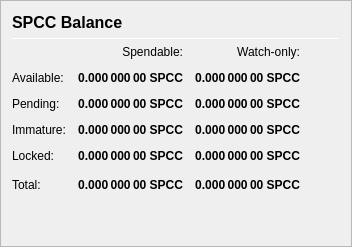
                   <widget class="QFrame" name="frame_Balances">
                    <property name="frameShape">
                     <enum>QFrame::StyledPanel</enum>
                    </property>
                    <property name="frameShadow">
                     <enum>QFrame::Raised</enum>
                    </property>
                    <layout class="QVBoxLayout" name="verticalLayout_4">
                     <item>
                      <layout class="QHBoxLayout" name="horizontalLayout_4">
                       <item>
                        <widget class="QLabel" name="label_5">
                         <property name="minimumSize">
                          <size>
                           <width>0</width>
                           <height>20</height>
                          </size>
                         </property>
                         <property name="font">
                          <font>
                           <pointsize>12</pointsize>
                           <weight>75</weight>
                           <bold>true</bold>
                          </font>
                         </property>
                         <property name="text">
                          <string>SPCC Balance</string>
                         </property>
                        </widget>
                       </item>
                       <!-- <item>
                        <widget class="QLabel" name="labelSPCCPercent">
                         <property name="text">
                          <string notr="true">0 %</string>
                         </property>
                        </widget>
                       </item> -->
                       <item>
                        <spacer name="horizontalSpacer_3">
                         <property name="orientation">
                          <enum>Qt::Horizontal</enum>
                         </property>
                         <property name="sizeHint" stdset="0">
                          <size>
                           <width>40</width>
                           <height>20</height>
                          </size>
                         </property>
                        </spacer>
                       </item>
                      </layout>
                     </item>
                     <item>
                      <widget class="Line" name="line_Balance">
                       <property name="minimumSize">
                        <size>
                         <width>0</width>
                         <height>1</height>
                        </size>
                       </property>
                       <property name="maximumSize">
                        <size>
                         <width>16777215</width>
                         <height>1</height>
                        </size>
                       </property>
                       <property name="orientation">
                        <enum>Qt::Horizontal</enum>
                       </property>
                      </widget>
                     </item>
                     <item>
                      <layout class="QGridLayout" name="gridLayout">
                       <property name="spacing">
                        <number>12</number>
                       </property>
                       <item row="0" column="1">
                        <widget class="QLabel" name="labelSpendable">
                         <property name="text">
                          <string>Spendable:</string>
                         </property>
                         <property name="alignment">
                          <set>Qt::AlignRight|Qt::AlignTrailing|Qt::AlignVCenter</set>
                         </property>
                        </widget>
                       </item>
                       <item row="0" column="2">
                        <widget class="QLabel" name="labelWatchonly">
                         <property name="text">
                          <string>Watch-only:</string>
                         </property>
                         <property name="alignment">
                          <set>Qt::AlignRight|Qt::AlignTrailing|Qt::AlignVCenter</set>
                         </property>
                        </widget>
                       </item>
                       <item row="1" column="0">
                        <widget class="QLabel" name="labelBalanceText">
                         <property name="text">
                          <string>Available:</string>
                         </property>
                        </widget>
                       </item>
                       <item row="1" column="1">
                        <widget class="QLabel" name="labelBalance">
                         <property name="font">
                          <font>
                           <weight>75</weight>
                           <bold>true</bold>
                          </font>
                         </property>
                         <property name="cursor">
                          <cursorShape>IBeamCursor</cursorShape>
                         </property>
                         <property name="toolTip">
                          <string>Your current spendable balance</string>
                         </property>
                         <property name="text">
                          <string notr="true">0.000 000 00 SPCC</string>
                         </property>
                         <property name="alignment">
                          <set>Qt::AlignRight|Qt::AlignTrailing|Qt::AlignVCenter</set>
                         </property>
                         <property name="textInteractionFlags">
                          <set>Qt::LinksAccessibleByMouse|Qt::TextSelectableByKeyboard|Qt::TextSelectableByMouse</set>
                         </property>
                        </widget>
                       </item>
                       <item row="1" column="2">
                        <widget class="QLabel" name="labelWatchAvailable">
                         <property name="font">
                          <font>
                           <weight>75</weight>
                           <bold>true</bold>
                          </font>
                         </property>
                         <property name="cursor">
                          <cursorShape>IBeamCursor</cursorShape>
                         </property>
                         <property name="toolTip">
                          <string>Your current balance in watch-only addresses</string>
                         </property>
                         <property name="text">
                          <string notr="true">0.000 000 00 SPCC</string>
                         </property>
                         <property name="alignment">
                          <set>Qt::AlignRight|Qt::AlignTrailing|Qt::AlignVCenter</set>
                         </property>
                         <property name="textInteractionFlags">
                          <set>Qt::LinksAccessibleByMouse|Qt::TextSelectableByKeyboard|Qt::TextSelectableByMouse</set>
                         </property>
                        </widget>
                       </item>
                       <item row="2" column="0">
                        <widget class="QLabel" name="labelPendingText">
                         <property name="text">
                          <string>Pending:</string>
                         </property>
                        </widget>
                       </item>
                       <item row="2" column="1">
                        <widget class="QLabel" name="labelUnconfirmed">
                         <property name="font">
                          <font>
                           <weight>75</weight>
                           <bold>true</bold>
                          </font>
                         </property>
                         <property name="cursor">
                          <cursorShape>IBeamCursor</cursorShape>
                         </property>
                         <property name="toolTip">
                          <string>Total of transactions that have yet to be confirmed, and do not yet count toward the spendable balance</string>
                         </property>
                         <property name="text">
                          <string notr="true">0.000 000 00 SPCC</string>
                         </property>
                         <property name="alignment">
                          <set>Qt::AlignRight|Qt::AlignTrailing|Qt::AlignVCenter</set>
                         </property>
                         <property name="textInteractionFlags">
                          <set>Qt::LinksAccessibleByMouse|Qt::TextSelectableByKeyboard|Qt::TextSelectableByMouse</set>
                         </property>
                        </widget>
                       </item>
                       <item row="2" column="2">
                        <widget class="QLabel" name="labelWatchPending">
                         <property name="font">
                          <font>
                           <weight>75</weight>
                           <bold>true</bold>
                          </font>
                         </property>
                         <property name="cursor">
                          <cursorShape>IBeamCursor</cursorShape>
                         </property>
                         <property name="toolTip">
                          <string>Unconfirmed transactions to watch-only addresses</string>
                         </property>
                         <property name="text">
                          <string notr="true">0.000 000 00 SPCC</string>
                         </property>
                         <property name="alignment">
                          <set>Qt::AlignRight|Qt::AlignTrailing|Qt::AlignVCenter</set>
                         </property>
                         <property name="textInteractionFlags">
                          <set>Qt::LinksAccessibleByMouse|Qt::TextSelectableByKeyboard|Qt::TextSelectableByMouse</set>
                         </property>
                        </widget>
                       </item>
                       <item row="3" column="0">
                        <widget class="QLabel" name="labelImmatureText">
                         <property name="text">
                          <string>Immature:</string>
                         </property>
                        </widget>
                       </item>
                       <item row="3" column="1">
                        <widget class="QLabel" name="labelImmature">
                         <property name="font">
                          <font>
                           <weight>75</weight>
                           <bold>true</bold>
                          </font>
                         </property>
                         <property name="cursor">
                          <cursorShape>IBeamCursor</cursorShape>
                         </property>
                         <property name="toolTip">
                          <string>Staked or masternode rewards that has not yet matured</string>
                         </property>
                         <property name="text">
                          <string notr="true">0.000 000 00 SPCC</string>
                         </property>
                         <property name="alignment">
                          <set>Qt::AlignRight|Qt::AlignTrailing|Qt::AlignVCenter</set>
                         </property>
                         <property name="textInteractionFlags">
                          <set>Qt::LinksAccessibleByMouse|Qt::TextSelectableByKeyboard|Qt::TextSelectableByMouse</set>
                         </property>
                        </widget>
                       </item>
                       <item row="3" column="2">
                        <widget class="QLabel" name="labelWatchImmature">
                         <property name="font">
                          <font>
                           <weight>75</weight>
                           <bold>true</bold>
                          </font>
                         </property>
                         <property name="cursor">
                          <cursorShape>IBeamCursor</cursorShape>
                         </property>
                         <property name="toolTip">
                          <string>Staked or masternode rewards in watch-only addresses that has not yet matured</string>
                         </property>
                         <property name="text">
                          <string notr="true">0.000 000 00 SPCC</string>
                         </property>
                         <property name="alignment">
                          <set>Qt::AlignRight|Qt::AlignTrailing|Qt::AlignVCenter</set>
                         </property>
                         <property name="textInteractionFlags">
                          <set>Qt::LinksAccessibleByMouse|Qt::TextSelectableByKeyboard|Qt::TextSelectableByMouse</set>
                         </property>
                        </widget>
                       </item>
                       <item row="4" column="0">
                        <widget class="QLabel" name="labelLockedBalanceText">
                         <property name="toolTip">
                          <string>Locked SPCC or Masternode collaterals. These are excluded from zSPCC minting.</string>
                         </property>
                         <property name="text">
                          <string>Locked:</string>
                         </property>
                        </widget>
                       </item>
                       <item row="4" column="1">
                        <widget class="QLabel" name="labelLockedBalance">
                         <property name="font">
                          <font>
                           <weight>75</weight>
                           <bold>true</bold>
                          </font>
                         </property>
                         <property name="cursor">
                          <cursorShape>IBeamCursor</cursorShape>
                         </property>
                         <property name="toolTip">
                          <string>Locked SPCC or Masternode collaterals. These are excluded from zSPCC minting.</string>
                         </property>
                         <property name="text">
                          <string notr="true">0.000 000 00 SPCC</string>
                         </property>
                         <property name="alignment">
                          <set>Qt::AlignRight|Qt::AlignTrailing|Qt::AlignVCenter</set>
                         </property>
                         <property name="textInteractionFlags">
                          <set>Qt::LinksAccessibleByMouse|Qt::TextSelectableByKeyboard|Qt::TextSelectableByMouse</set>
                         </property>
                        </widget>
                       </item>
                       <item row="4" column="2">
                        <widget class="QLabel" name="labelWatchLocked">
                         <property name="font">
                          <font>
                           <weight>75</weight>
                           <bold>true</bold>
                          </font>
                         </property>
                         <property name="cursor">
                          <cursorShape>IBeamCursor</cursorShape>
                         </property>
                         <property name="toolTip">
                          <string>Current locked balance in watch-only addresses</string>
                         </property>
                         <property name="text">
                          <string notr="true">0.000 000 00 SPCC</string>
                         </property>
                         <property name="alignment">
                          <set>Qt::AlignRight|Qt::AlignTrailing|Qt::AlignVCenter</set>
                         </property>
                         <property name="textInteractionFlags">
                          <set>Qt::LinksAccessibleByMouse|Qt::TextSelectableByKeyboard|Qt::TextSelectableByMouse</set>
                         </property>
                        </widget>
                       </item>
                       <item row="5" column="0">
                        <widget class="QLabel" name="labelTotalText">
                         <property name="text">
                          <string>Total:</string>
                         </property>
                         <property name="toolTip">
                          <string>Your current Specialcoin balance, unconfirmed and immature transactions included</string>
                         </property>
                        </widget>
                       </item>
                       <item row="5" column="1">
                        <widget class="QLabel" name="labelTotal">
                         <property name="font">
                          <font>
                           <weight>75</weight>
                           <bold>true</bold>
                          </font>
                         </property>
                         <property name="cursor">
                          <cursorShape>IBeamCursor</cursorShape>
                         </property>
                         <property name="toolTip">
                          <string>Your current Specialcoin balance, unconfirmed and immature transactions included</string>
                         </property>
                         <property name="text">
                          <string notr="true">0.000 000 00 SPCC</string>
                         </property>
                         <property name="alignment">
                          <set>Qt::AlignRight|Qt::AlignTrailing|Qt::AlignVCenter</set>
                         </property>
                         <property name="textInteractionFlags">
                          <set>Qt::LinksAccessibleByMouse|Qt::TextSelectableByKeyboard|Qt::TextSelectableByMouse</set>
                         </property>
                        </widget>
                       </item>
                       <item row="5" column="2">
                        <widget class="QLabel" name="labelWatchTotal">
                         <property name="font">
                          <font>
                           <weight>75</weight>
                           <bold>true</bold>
                          </font>
                         </property>
                         <property name="cursor">
                          <cursorShape>IBeamCursor</cursorShape>
                         </property>
                         <property name="toolTip">
                          <string>Current total balance in watch-only addresses</string>
                         </property>
                         <property name="text">
                          <string notr="true">0.000 000 00 SPCC</string>
                         </property>
                         <property name="alignment">
                          <set>Qt::AlignRight|Qt::AlignTrailing|Qt::AlignVCenter</set>
                         </property>
                         <property name="textInteractionFlags">
                          <set>Qt::LinksAccessibleByMouse|Qt::TextSelectableByKeyboard|Qt::TextSelectableByMouse</set>
                         </property>
                        </widget>
                       </item>
                       <item row="5" column="3">
                        <spacer name="horizontalSpacer_9">
                         <property name="orientation">
                          <enum>Qt::Horizontal</enum>
                         </property>
                         <property name="sizeHint" stdset="0">
                          <size>
                           <width>40</width>
                           <height>20</height>
                          </size>
                         </property>
                        </spacer>
                       </item>
                      </layout>
                     </item>
                     <item>
                      <spacer name="verticalSpacer_3">
                       <property name="orientation">
                        <enum>Qt::Vertical</enum>
                       </property>
                       <property name="sizeHint" stdset="0">
                        <size>
                         <width>20</width>
                         <height>40</height>
                        </size>
                       </property>
                      </spacer>
                     </item>
                    </layout>
                   </widget>
